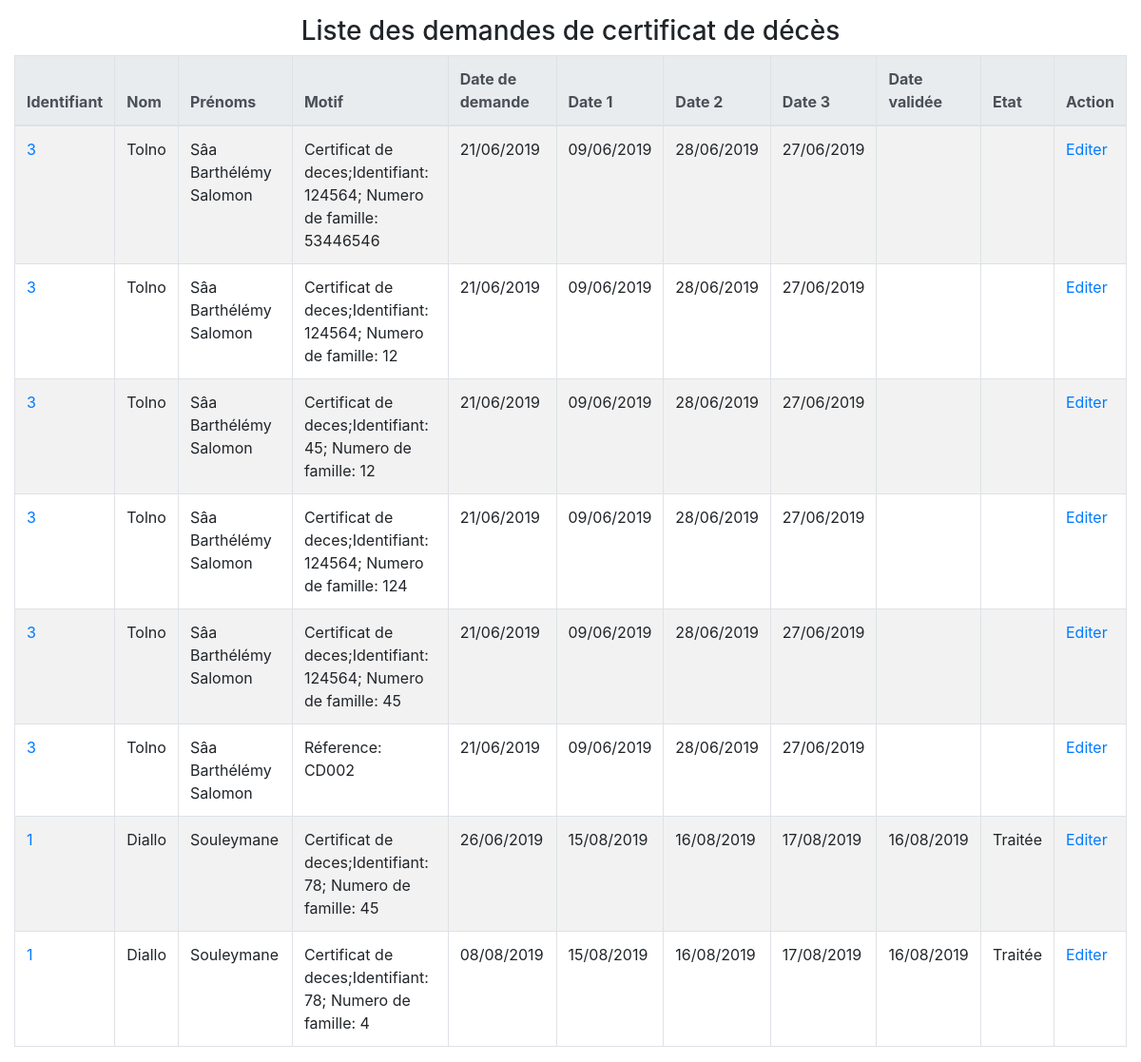
/gestion-demo-v3/demande/certificat-deces/reponse-certificat-deces.php, run on the app's committed database.
### tables this page shows
CREATE TABLE `demande` (
  `ID_DEMANDE` int(10) NOT NULL,
  `ID_RESPONSABLE` int(10) NOT NULL,
  `ID_CITOYEN` int(10) NOT NULL,
  `MOTIF` text DEFAULT NULL,
  `DATE_DEMANDE` date DEFAULT NULL,
  `DATE_RDV1` date DEFAULT NULL,
  `DATE_RDV2` date DEFAULT NULL,
  `DATE_RDV3` date DEFAULT NULL,
  `DATE_VALIDER` date DEFAULT NULL,
  `ETAT_TRAITEMENT` varchar(50) DEFAULT NULL
);

CREATE TABLE `citoyen` (
  `ID_CITOYEN` int(10) NOT NULL,
  `ID_DECNAISS` int(10) NOT NULL,
  `NOM` varchar(50) DEFAULT NULL,
  `PRENOMS` varchar(50) DEFAULT NULL,
  `DATE_NAISS` date DEFAULT NULL,
  `VILLE_NAISS` varchar(50) NOT NULL,
  `LIEU_NAISS` varchar(50) NOT NULL,
  `DOMICILE` varchar(50) DEFAULT NULL,
  `PROFESSION` varchar(50) DEFAULT NULL,
  `NOM_MERE` varchar(50) DEFAULT NULL,
  `PRENOM_MERE` varchar(50) DEFAULT NULL,
  `PROFESSION_MERE` varchar(50) DEFAULT NULL,
  `ADRESSE_MERE` varchar(50) DEFAULT NULL,
  `NOM_PERE` varchar(50) DEFAULT NULL,
  `PRENOM_PERE` varchar(50) DEFAULT NULL,
  `PROFESSION_PERE` varchar(50) DEFAULT NULL,
  `ADRESSE_PERE` varchar(50) DEFAULT NULL,
  `TEL` varchar(15) DEFAULT NULL,
  `EMAIL` varchar(60) DEFAULT NULL,
  `GENRE` varchar(10) DEFAULT NULL,
  `SITUATION_MATRIMONIALE` varchar(50) DEFAULT NULL,
  `TAILLE` float DEFAULT NULL,
  `TEINT` varchar(15) DEFAULT NULL,
  `CHEVEUX` varchar(15) DEFAULT NULL,
  `YEUX` varchar(20) DEFAULT NULL,
  `SIGNE_PARTICULIER` varchar(100) DEFAULT NULL,
  `MOT_PASSE` varchar(50) DEFAULT NULL,
  `NUM_EMPRUNT` varchar(20) DEFAULT NULL,
  `NIN_CITOYEN` varchar(20) DEFAULT NULL,
  `PHOTO_CITOYEN` varchar(255) NOT NULL
);

### gestion-demo-v3/fonctions.inc.php (called while the page is built, shortened)
<?php
    function connexion(){
        $server = "localhost";
        $login = "root";
        $pass="";
        try{
            $con = new PDO("mysql:host=$server;dbname=gestiondemographique;charset=utf8", $login, $pass);
            $con->setAttribute(PDO::ATTR_ERRMODE, PDO::ERRMODE_EXCEPTION);
            return $con;
        }catch(PDOException $e){
            echo "Erreur liée à : ".$e->getMessage();
            return false;
            exit();
        }
    }
    function recupInformations($papier){
        $con = connexion();
        $requete = "SELECT cit.id_citoyen, cit.nom, cit.prenoms, dem.id_demande, dem.motif,
                    date_format(dem.date_demande, '%d/%m/%Y') as date_demande,
                    date_format(dem.date_rdv1, '%d/%m/%Y') as date_rdv1,
                    date_format(dem.date_rdv2, '%d/%m/%Y') as date_rdv2,
                    date_format(dem.date_rdv3, '%d/%m/%Y') as date_rdv3,
                    date_format(dem.date_valider, '%d/%m/%Y') as date_valider,
                    dem.etat_traitement, resp.service_resp
                    FROM demande dem, citoyen cit, responsable resp
                    WHERE cit.id_citoyen = dem.id_citoyen  AND resp.id_responsable = dem.id_responsable
                    AND service_resp = '$papier'";
        $rows=$con->query($requete);
        return $rows;
    }
?>

### gestion-demo-v3/demande/certificat-deces/reponse-certificat-deces.php (the view, shortened to what this page needs)
<?php
    include_once("../../fonctions.inc.php");
    $rows = recupInformations('CERTIFICAT_DECES');
?>
<!DOCTYPE html>
<html lang="fr">
<head>
    <link rel="stylesheet" href="../../css/bootstrap.min.css">
</head>
<body>
    <main class="container-fluid mt-3">
        <h1 class="h3 text-center">Liste des demandes de certificat de décès</h1>
        <table class="table table-bordered table-striped">
            <thead class="thead-light">
                <tr>
                    <th>Identifiant</th>
                    <th>Nom</th>
                    <th>Prénoms</th>
                    <th>Motif</th>
                    <th>Date de demande</th>
                    <th>Date 1</th>
                    <th>Date 2</th>
                    <th>Date 3</th>
                    <th>Date validée</th>
                    <th>Etat</th>
                    <th>Action</th>
                </tr>
            </thead>
            <tbody>
                <?php
                    while($row=$rows->fetch()){
                ?>
                <tr>
                    <td><a href="acte_decces.php?id=<?= $row['id_citoyen']?>"><?= $row['id_citoyen']?></a></td>
                    <td><?= $row['nom'] ?></td>
                    <td><?= $row['prenoms'] ?></td>
                    <td><?= $row['motif'] ?></td>
                    <td><?= $row['date_demande'] ?></td>
                    <td><?= $row['date_rdv1'] ?></td>
                    <td><?= $row['date_rdv2'] ?></td>
                    <td><?= $row['date_rdv3'] ?></td>
                    <td><?= $row['date_valider'] ?></td>
                    <td><?= $row['etat_traitement'] ?></td>
                    <td><a href="rendezVous.php?id=<?=$row['id_citoyen']?>">Editer</a></td>
                </tr>
                <?php
                }
                ?>
            </tbody>
        </table>
    </main>
</body>
</html>

### data on the page
demande: ID_CITOYEN.ID_CITOYEN "3", ID_CITOYEN.NOM "Tolno", ID_CITOYEN.PRENOMS "Sâa Barthélémy Salomon", MOTIF "Certificat de deces;Identifiant: 124564; Numero de famille: 53446546", date_demande "21/06/2019", date_rdv1 "09/06/2019", date_rdv2 "28/06/2019", date_rdv3 "27/06/2019"
demande: ID_CITOYEN.ID_CITOYEN "3", ID_CITOYEN.NOM "Tolno", ID_CITOYEN.PRENOMS "Sâa Barthélémy Salomon", MOTIF "Certificat de deces;Identifiant: 124564; Numero de famille: 12", date_demande "21/06/2019", date_rdv1 "09/06/2019", date_rdv2 "28/06/2019", date_rdv3 "27/06/2019"
demande: ID_CITOYEN.ID_CITOYEN "3", ID_CITOYEN.NOM "Tolno", ID_CITOYEN.PRENOMS "Sâa Barthélémy Salomon", MOTIF "Certificat de deces;Identifiant: 45; Numero de famille: 12", date_demande "21/06/2019", date_rdv1 "09/06/2019", date_rdv2 "28/06/2019", date_rdv3 "27/06/2019"
demande: ID_CITOYEN.ID_CITOYEN "3", ID_CITOYEN.NOM "Tolno", ID_CITOYEN.PRENOMS "Sâa Barthélémy Salomon", MOTIF "Certificat de deces;Identifiant: 124564; Numero de famille: 124", date_demande "21/06/2019", date_rdv1 "09/06/2019", date_rdv2 "28/06/2019", date_rdv3 "27/06/2019"
demande: ID_CITOYEN.ID_CITOYEN "3", ID_CITOYEN.NOM "Tolno", ID_CITOYEN.PRENOMS "Sâa Barthélémy Salomon", MOTIF "Certificat de deces;Identifiant: 124564; Numero de famille: 45", date_demande "21/06/2019", date_rdv1 "09/06/2019", date_rdv2 "28/06/2019", date_rdv3 "27/06/2019"
demande: ID_CITOYEN.ID_CITOYEN "3", ID_CITOYEN.NOM "Tolno", ID_CITOYEN.PRENOMS "Sâa Barthélémy Salomon", MOTIF "Réference: CD002", date_demande "21/06/2019", date_rdv1 "09/06/2019", date_rdv2 "28/06/2019", date_rdv3 "27/06/2019"
demande: ID_CITOYEN.ID_CITOYEN "1", ID_CITOYEN.NOM "Diallo", ID_CITOYEN.PRENOMS "Souleymane", MOTIF "Certificat de deces;Identifiant: 78; Numero de famille: 45", date_demande "26/06/2019", date_rdv1 "15/08/2019", date_rdv2 "16/08/2019", date_rdv3 "17/08/2019", date_valider "16/08/2019", ETAT_TRAITEMENT "Traitée"
demande: ID_CITOYEN.ID_CITOYEN "1", ID_CITOYEN.NOM "Diallo", ID_CITOYEN.PRENOMS "Souleymane", MOTIF "Certificat de deces;Identifiant: 78; Numero de famille: 4", date_demande "08/08/2019", date_rdv1 "15/08/2019", date_rdv2 "16/08/2019", date_rdv3 "17/08/2019", date_valider "16/08/2019", ETAT_TRAITEMENT "Traitée"
